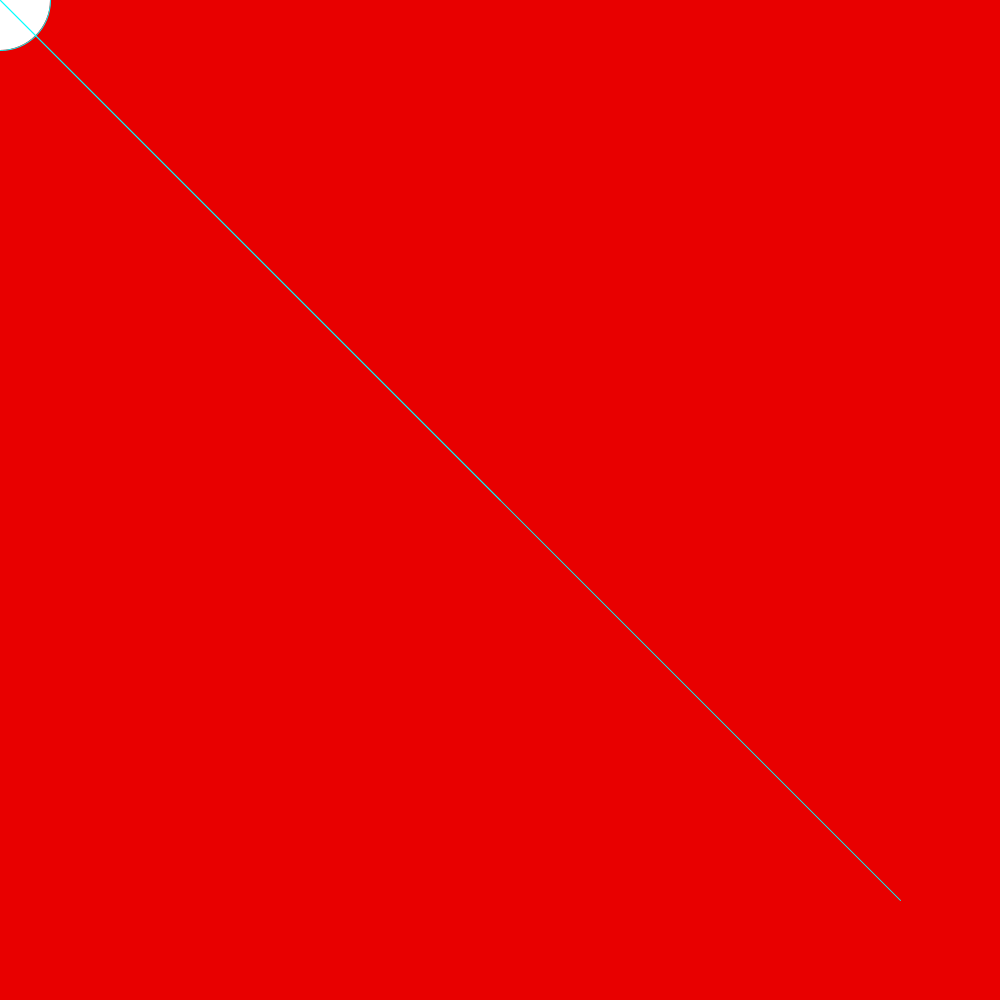
Frame 1 (no input)
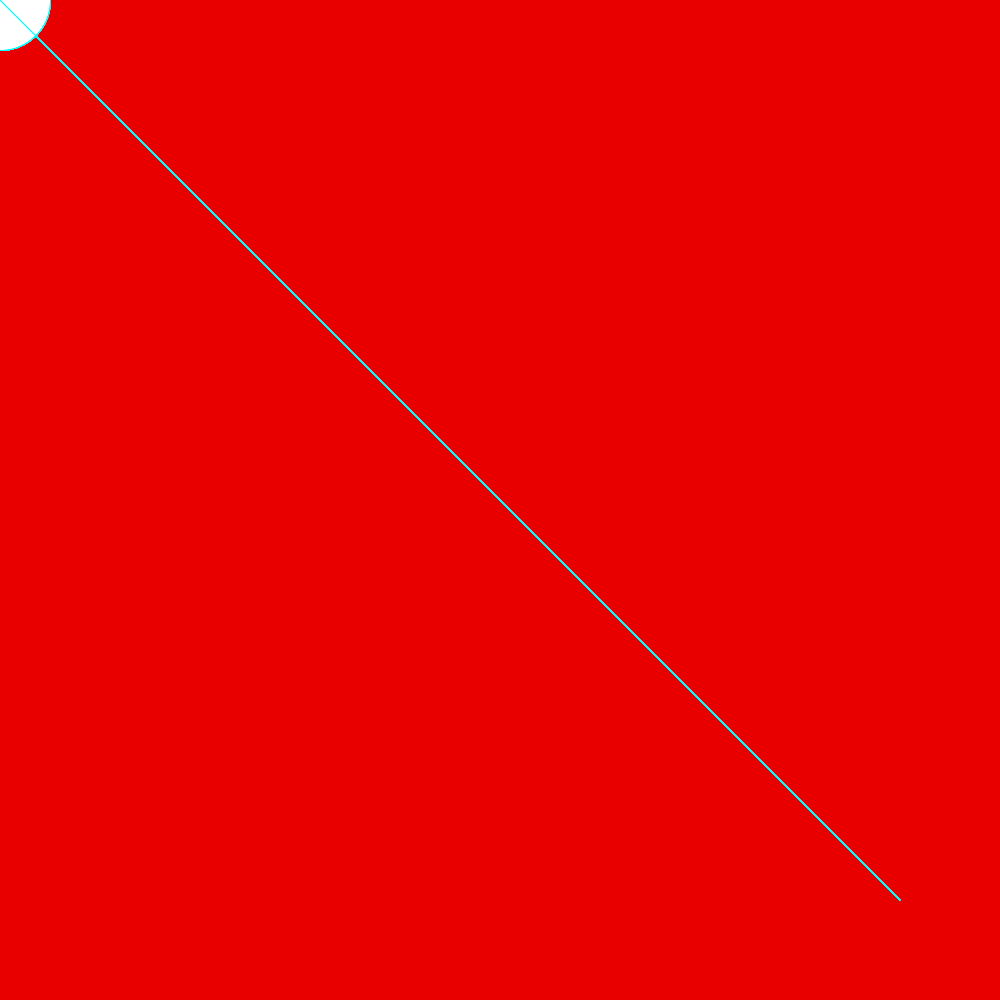
Frame 60 (the mouse pressed at the canvas centre just before this capture)
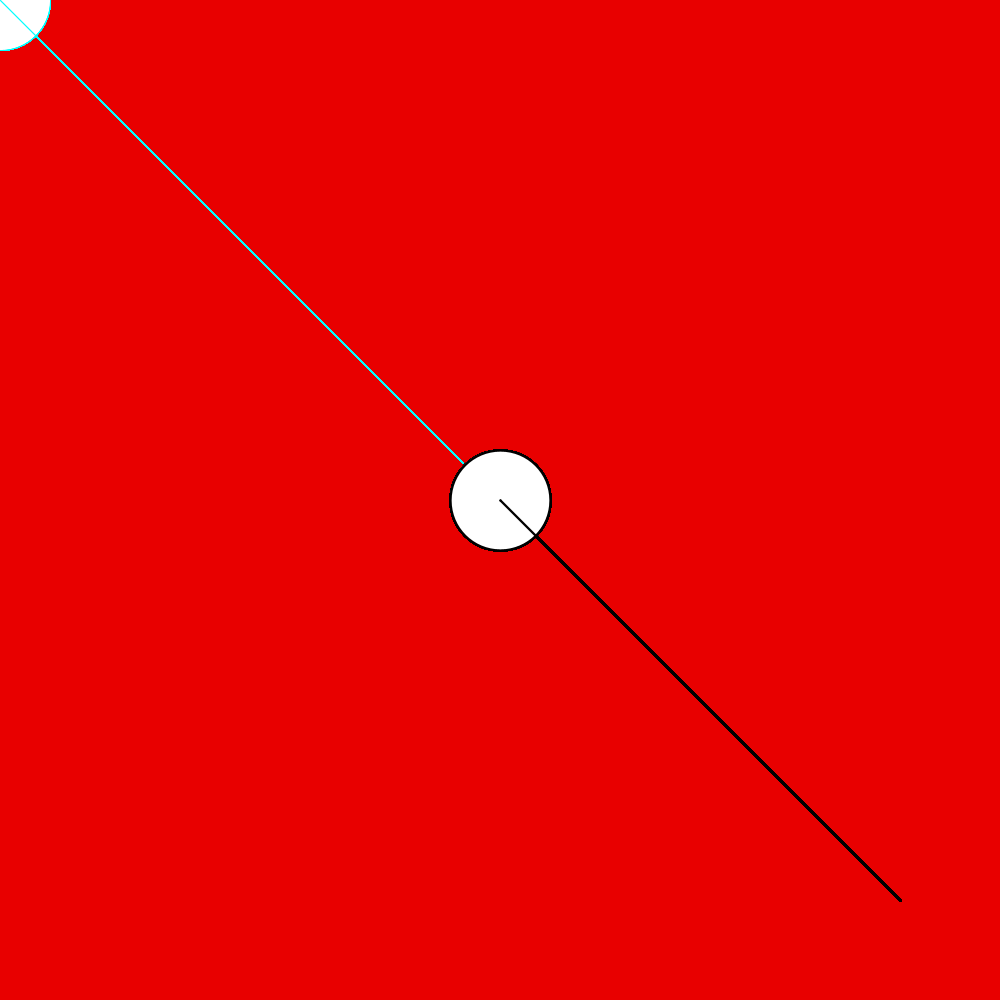
Frame 120 (the mouse held since frame 60 and released just before this capture)

The Processing sketch that drew these frames (run headless with seeded random() and noise(); from frame 60 on, the mouse is pressed at the canvas centre):

// Processing sketch: processing_181064
// ── processing_181064.pde

void setup ()
{
  size(1000, 1000) ;
  background (232,0,0, 255) ;
  
  
}
void draw() 
{  
  //code that happens every frame like
 stroke (0 ,
          map(mouseX, 232,0,0, 255),
          map(mouseY, 255,253,3, 255)) ;
strokeWeight (map(pmouseX, 0,400, 0.90,2));
  ellipse (mouseX, mouseY, 100, 100) ;
  line (mouseX, mouseY, 500, 500) ;
  line (mouseX, mouseY, 900, 900) ;
}
